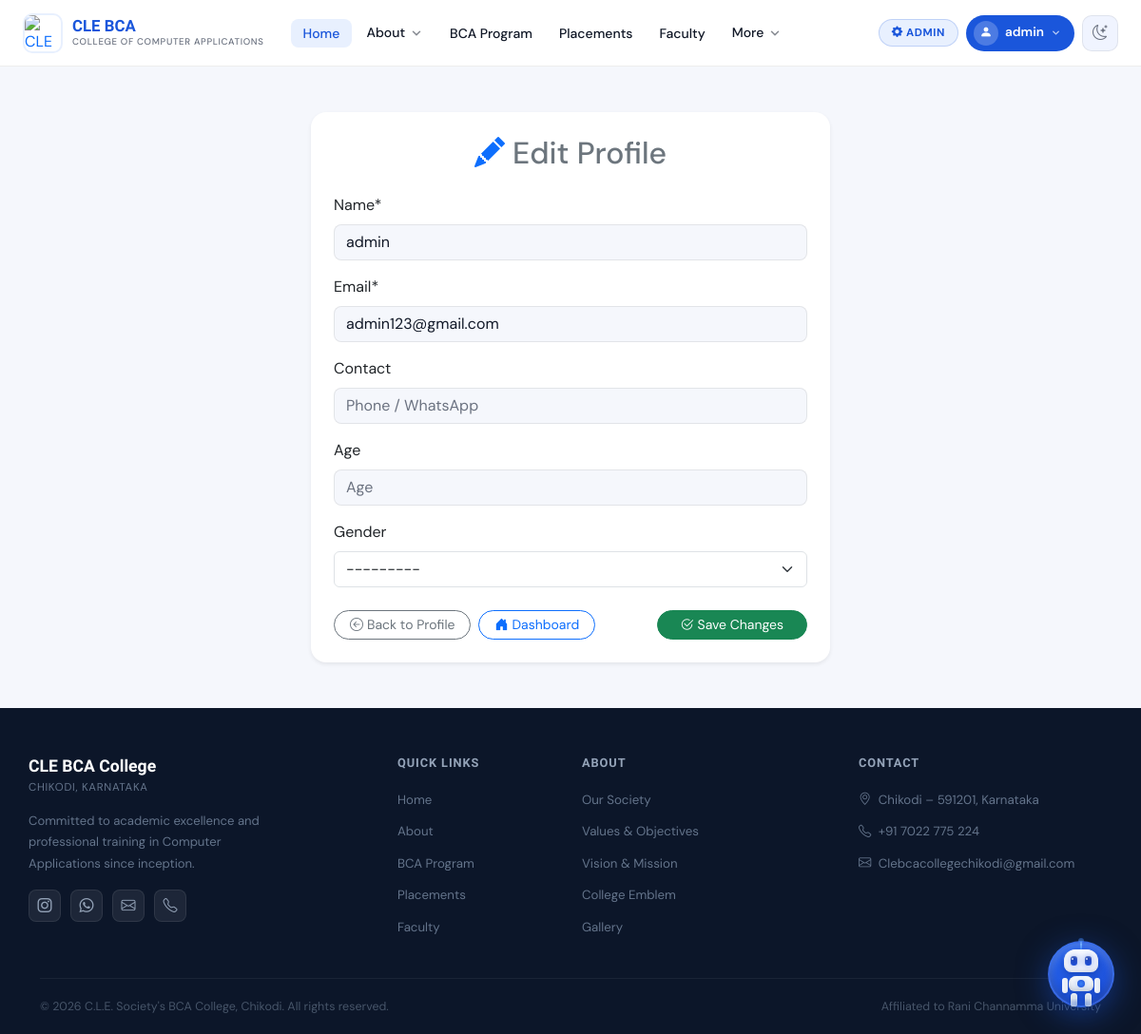
The app's page /profile/edit/ (signed in) with its own data.
### myapp/models.py (models this page shows, shortened)
class CustomUser(AbstractBaseUser, PermissionsMixin):
    GENDER_CHOICES = [
        ('male',   'Male'),
        ('female', 'Female'),
        ('other',  'Other'),
    ]
    email    = models.EmailField(unique=True)
    username = models.CharField(max_length=150, unique=True, blank=True)
    name     = models.CharField(max_length=100)
    contact = models.CharField(max_length=15, blank=True, null=True)
    age     = models.PositiveIntegerField(null=True, blank=True)
    gender  = models.CharField(max_length=10, choices=GENDER_CHOICES, blank=True, null=True)
    is_active    = models.BooleanField(default=True)
    is_staff     = models.BooleanField(default=False)
    is_admin     = models.BooleanField(default=False)
    date_joined  = models.DateTimeField(default=timezone.now)
    USERNAME_FIELD  = 'email'
    REQUIRED_FIELDS = ['name']
    objects = CustomUserManager()
    class Meta:
        verbose_name        = 'User'
        verbose_name_plural = 'Users'
        ordering            = ['email']

### myapp/views.py (the view)
# urls.py: path('profile/edit/', edit_profile, name='edit_profile'),
@login_required
def edit_profile(request):
    if request.method == 'POST':
        form = ProfileForm(request.POST, instance=request.user)
        if form.is_valid():
            form.save()
            messages.success(request, "Profile updated successfully!")
            return redirect('profile')
    else:
        form = ProfileForm(instance=request.user)
    return render(request, 'account/edit_profile.html', {'form': form})

### myapp/forms.py
class ProfileForm(forms.ModelForm):
    class Meta:
        model  = CustomUser
        fields = ['name', 'email', 'contact', 'age', 'gender']
        widgets = {
            'name':    forms.TextInput(attrs=_ctrl('Full Name')),
            'email':   forms.EmailInput(attrs={**_ctrl('Email'), 'readonly': 'readonly'}),
            'contact': forms.TextInput(attrs=_ctrl('Phone / WhatsApp')),
            'age':     forms.NumberInput(attrs=_ctrl('Age')),
            'gender':  forms.Select(attrs={'class': 'form-select'}),
        }

### templates/account/edit_profile.html (shortened to what this page needs)
{% extends 'base.html' %}
{% load crispy_forms_tags %}
{% block content %}
<div class="container my-5">
    <div class="row justify-content-center">
        <div class="col-md-8 col-lg-6">
            <div class="card shadow-sm border-0 rounded-4">
                <div class="card-body p-4">
                    <h2 class="card-title text-center mb-4 text-secondary">
                        <i class="bi bi-pencil-fill me-2 text-primary"></i>Edit Profile
                    </h2>
                    <form method="post" class="needs-validation" novalidate>
                        <div class="mb-3">
                            {{ form|crispy }}
                        </div>
                        <div class="d-flex flex-wrap justify-content-between align-items-center mt-4 gap-2">
                            <a href="{% url 'profile' %}" class="btn btn-outline-secondary btn-sm rounded-pill px-3">
                                <i class="bi bi-arrow-left-circle me-1"></i>Back to Profile
                            </a>
                            <a href="{% url 'dashboard' %}" class="btn btn-outline-primary btn-sm rounded-pill px-3">
                                <i class="bi bi-house-door-fill me-1"></i>Dashboard
                            </a>
                            <button type="submit" class="btn btn-success btn-sm rounded-pill px-4 ms-auto">
                                <i class="bi bi-check2-circle me-1"></i>Save Changes
                            </button>
                        </div>
                    </form>
                </div>
            </div>
        </div>
    </div>
</div>
{% endblock %}

### templates/base.html (shortened to what this page needs)
{% load static %}
<!doctype html>
<html lang="en">
<head>
<link href="https://cdn.jsdelivr.net/npm/bootstrap@5.3.3/dist/css/bootstrap.min.css" rel="stylesheet">
<link href="https://cdn.jsdelivr.net/npm/bootstrap-icons@1.11.3/font/bootstrap-icons.min.css" rel="stylesheet">
</head>
<body>
<nav class="cle-nav" id="cleNav" role="navigation" aria-label="Main navigation">
  <div class="cle-inner">
    <a class="cle-brand" href="/">
      <img src="https://encrypted-tbn0.gstatic.com/images?q=tbn:ANd9GcQ-Mlf3YXyj75CrbbX2So62rxl5jZz4C4YA_A&s"
           alt="CLE BCA Logo" class="cle-brand__logo" width="42" height="42">
      <div>
        <div class="cle-brand__name">CLE BCA</div>
        <div class="cle-brand__sub">College of Computer Applications</div>
      </div>
    </a>
    <ul class="cle-links" role="list">
      <li><a href="/" class="cle-link active">Home</a></li>
      <li class="cle-dd" id="dd-about">
        <button class="cle-dd__btn" aria-haspopup="true" aria-expanded="false" aria-controls="menu-about">
          About
          <svg class="cle-chevron" viewBox="0 0 16 16" fill="none" aria-hidden="true">
            <path d="M4 6l4 4 4-4" stroke="currentColor" stroke-width="1.8" stroke-linecap="round" stroke-linejoin="round"/>
          </svg>
        </button>
      </li>
      <li><a href="/#program" class="cle-link">BCA Program</a></li>
      <li><a href="/#placements" class="cle-link">Placements</a></li>
      <li><a href="#faculty" class="cle-link">Faculty</a></li>
      <li class="cle-dd" id="dd-more">
        <button class="cle-dd__btn" aria-haspopup="true" aria-expanded="false" aria-controls="menu-more">
          More
          <svg class="cle-chevron" viewBox="0 0 16 16" fill="none" aria-hidden="true">
            <path d="M4 6l4 4 4-4" stroke="currentColor" stroke-width="1.8" stroke-linecap="round" stroke-linejoin="round"/>
          </svg>
        </button>
      </li>
    </ul>
    <div class="cle-controls">
      {% if user.is_staff %}
      <a href="/admin/" class="cle-admin-badge">
        <i class="bi bi-gear-fill"></i> Admin
      </a>
      {% endif %}
      <div class="cle-dd cle-dd--right" id="dd-account">
        <button class="cle-acct-btn" aria-haspopup="true" aria-expanded="false" aria-controls="menu-account">
          <span class="av"><i class="bi bi-person-fill"></i></span>
          <span class="cle-uname">
            {% if user.is_authenticated %}{{ user.name|default:user.email }}{% else %}Account{% endif %}
          </span>
          <svg style="width:11px;height:11px;opacity:0.7;" viewBox="0 0 16 16" fill="none" aria-hidden="true">
            <path d="M4 6l4 4 4-4" stroke="currentColor" stroke-width="2" stroke-linecap="round" stroke-linejoin="round"/>
          </svg>
        </button>
      </div>
      <button class="cle-icon-btn" id="themeToggle" aria-label="Toggle dark mode" type="button">
        <i class="bi bi-moon-stars" id="themeIcon"></i>
      </button>
    </div>
  </div>
</nav>
{% block content %}{% endblock %}
<footer class="site-footer">
  <div class="container footer-top">
    <div class="row g-4">
      <div class="col-lg-4 col-md-6">
        <div class="footer-brand">
          <div class="footer-brand__name">CLE BCA College</div>
          <div class="footer-brand__sub">Chikodi, Karnataka</div>
        </div>
        <p class="footer-desc">Committed to academic excellence and professional training in Computer Applications since inception.</p>
        <div class="footer-social mt-3">
          <a href="https://www.instagram.com/cle_degree_college_chikodi?igsh=NXZ4ZDZvcjNyeGox" target="_blank" title="Instagram"><i class="bi bi-instagram"></i></a>
          <a href="https://wa.me/917022775224" target="_blank" title="WhatsApp"><i class="bi bi-whatsapp"></i></a>
          <a href="mailto:Clebcacollegechikodi@gmail.com" title="Email"><i class="bi bi-envelope"></i></a>
          <a href="tel:+917483087851" title="Phone"><i class="bi bi-telephone"></i></a>
        </div>
      </div>
      <div class="col-lg-2 col-md-6 col-6">
        <div class="footer-heading">Quick Links</div>
        <ul class="footer-links">
          <li><a href="/">Home</a></li>
          <li><a href="/#about">About</a></li>
          <li><a href="/#program">BCA Program</a></li>
          <li><a href="/#placements">Placements</a></li>
          <li><a href="#faculty">Faculty</a></li>
        </ul>
      </div>
      <div class="col-lg-3 col-md-6 col-6">
        <div class="footer-heading">About</div>
        <ul class="footer-links">
          <li><a href="{% url 'our_society_and_institution' %}">Our Society</a></li>
          <li><a href="{% url 'values_objectives' %}">Values &amp; Objectives</a></li>
          <li><a href="{% url 'vision_mission' %}">Vision &amp; Mission</a></li>
          <li><a href="{% url 'college_emblem' %}">College Emblem</a></li>
          <li><a href="{% url 'gallery' %}">Gallery</a></li>
        </ul>
      </div>
      <div class="col-lg-3 col-md-6">
        <div class="footer-heading">Contact</div>
        <ul class="footer-links">
          <li><a href="https://www.google.com/maps/place/CLE+Degree+College+Chikkodi/" target="_blank">
            <i class="bi bi-geo-alt me-1"></i> Chikodi – 591201, Karnataka
          </a></li>
          <li><a href="tel:+917483087851"><i class="bi bi-telephone me-1"></i> +91 7022 775 224</a></li>
          <li><a href="mailto:Clebcacollegechikodi@gmail.com"><i class="bi bi-envelope me-1"></i> Clebcacollegechikodi@gmail.com</a></li>
        </ul>
      </div>
    </div>
  </div>
  <div class="container">
    <div class="footer-bottom">
      <span>© 2026 C.L.E. Society's BCA College, Chikodi. All rights reserved.</span>
      <span>Affiliated to Rani Channamma University</span>
    </div>
  </div>
</footer>
<a href="{% url 'dashboard' %}" class="chatbot-float" title="Chat with AI Bot">
  <div class="robot">
    <div class="robot-head">
      <div class="robot-eyes"><span></span><span></span></div>
    </div>
    <div class="robot-body">
      <div class="arm arm-left"></div>
      <div class="arm arm-right"></div>
    </div>
    <div class="legs"><div class="leg"></div><div class="leg"></div></div>
  </div>
</a>
</body>
</html>

### records on screen
CustomUser: name "admin", email "admin123@gmail.com", gender "---------"
